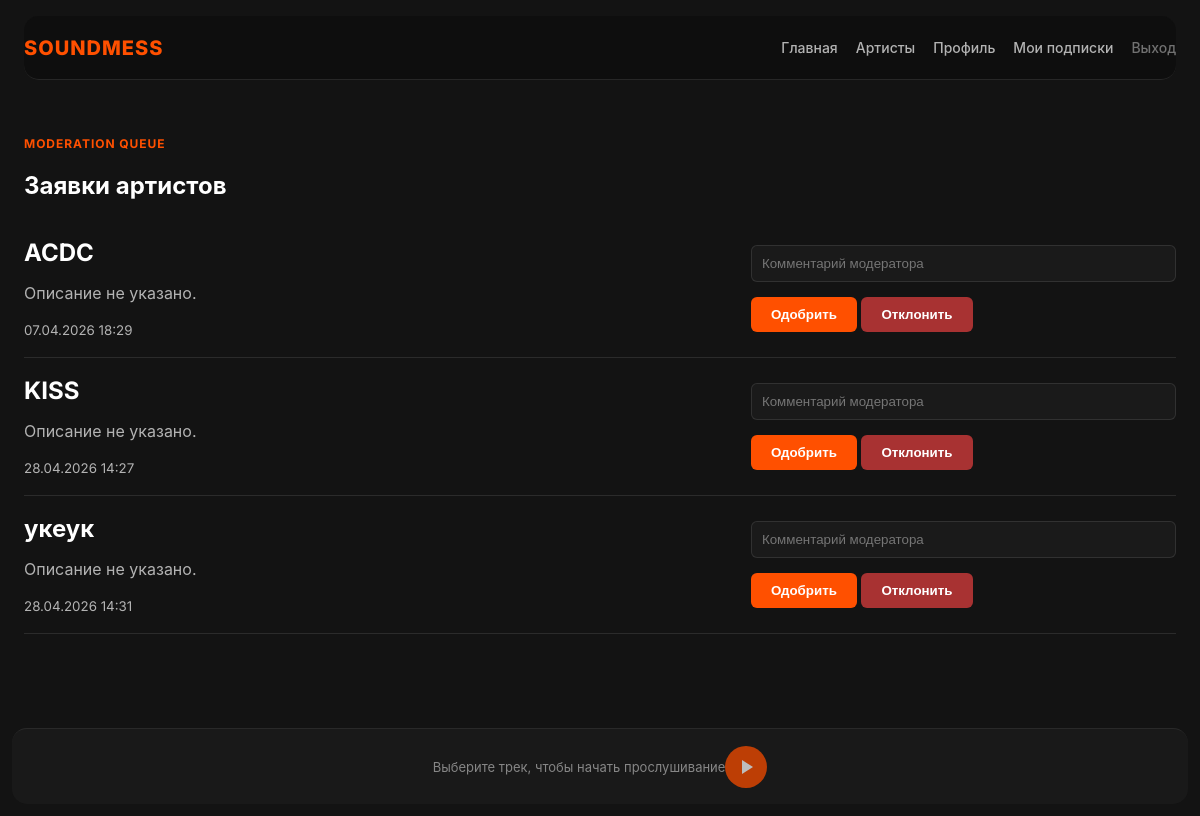
Page /moderation/applications/ (signed in) on the earlier database version.
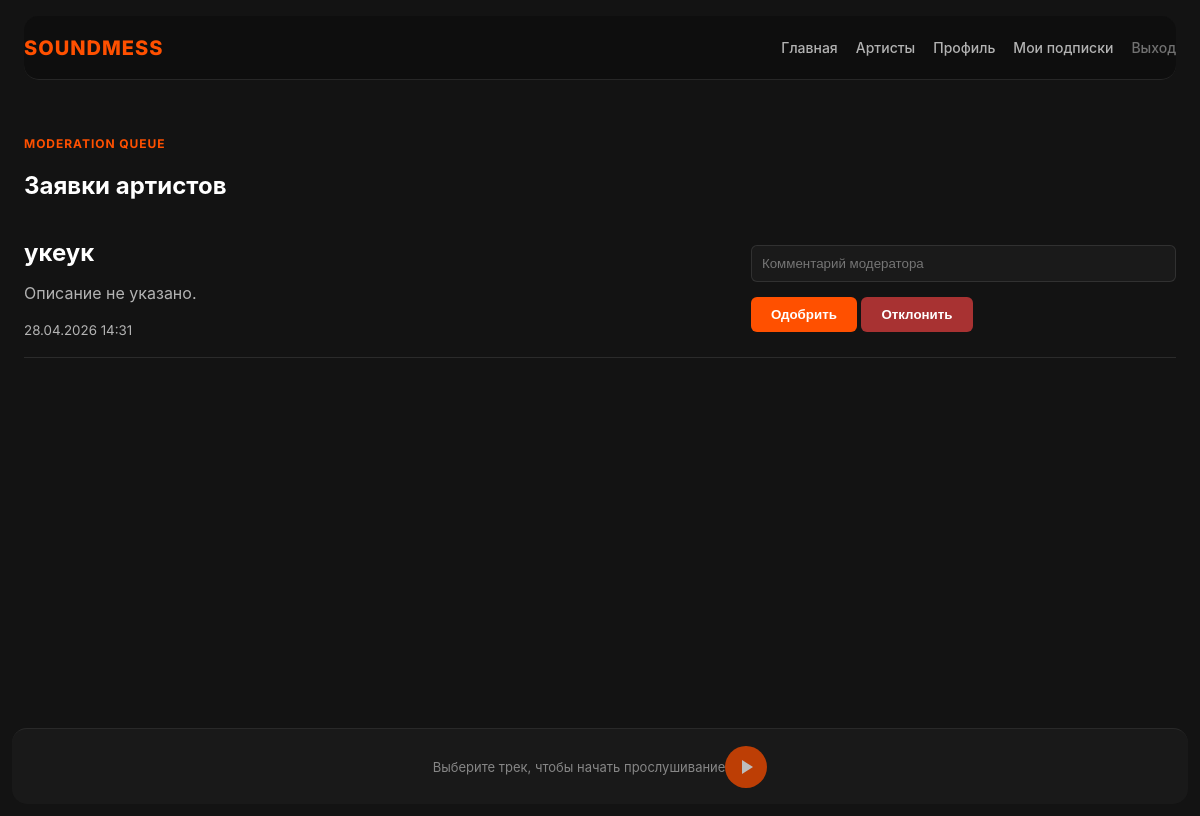
Same page on the later database version.
### pc_store/models.py (models this page shows, shortened)
class Artist(models.Model):
    MODERATION_STATUS_CHOICES = [
        ('pending', 'На модерации'),
        ('approved', 'Одобрен'),
        ('rejected', 'Отклонён'),
    ]
    user = models.OneToOneField(User, on_delete=models.CASCADE)
    bio = models.TextField(blank=True, verbose_name="О себе")
    is_premium = models.BooleanField(default=False, verbose_name="Платная подписка")
    moderation_status = models.CharField(
        max_length=10,
        choices=MODERATION_STATUS_CHOICES,
        default='pending',
        verbose_name="Статус модерации",
    )
    moderation_note = models.TextField(blank=True, verbose_name="Комментарий модератора")
    reviewed_at = models.DateTimeField(null=True, blank=True, verbose_name="Дата проверки")

### pc_store/views.py (the view)
    @login_required
    def wrapped(request, *args, **kwargs):
        if not request.user.is_staff and not request.user.is_superuser:
            return render(request, '403.html', status=403)
        return view(request, *args, **kwargs)

### pc_store/views.py (called while the page is built)
def staff_required(view):
    @login_required
    def wrapped(request, *args, **kwargs):
        if not request.user.is_staff and not request.user.is_superuser:
            return render(request, '403.html', status=403)
        return view(request, *args, **kwargs)
    return wrapped

@staff_required
def moderation_applications(request):
    applications = Artist.objects.filter(
        moderation_status='pending',
    ).select_related('user').order_by('user__date_joined')
    return render(request, 'moderation/applications.html', {'applications': applications})

### templates/moderation/applications.html (shortened to what this page needs)
{% extends 'base.html' %}
{% block content %}
<section class="moderation-page">
    <p class="eyebrow">Moderation queue</p>
    <h1>Заявки артистов</h1>
    {% for application in applications %}
        <article class="moderation-application">
            <div>
                <h2>{{ application.user.username }}</h2>
                <p class="muted">{{ application.bio|default:'Описание не указано.' }}</p>
                <small class="muted">{{ application.user.date_joined|date:'d.m.Y H:i' }}</small>
            </div>
            <form method="post" action="{% url 'review_artist_application' application.id %}">
                <input type="text" name="note" placeholder="Комментарий модератора">
                <button type="submit" name="decision" value="approved">Одобрить</button>
                <button type="submit" name="decision" value="rejected" class="danger-button">Отклонить</button>
            </form>
        </article>
    {% empty %}
        <p class="muted">Новых заявок нет.</p>
    {% endfor %}
</section>
{% endblock %}

Differences in the rows shown:
no longer on this page (row edited): Artist: user.username "ACDC", bio "Описание не указано.", user.date_joined "07.04.2026 18:29"
no longer on this page (row edited): Artist: user.username "KISS", bio "Описание не указано.", user.date_joined "28.04.2026 14:27"
